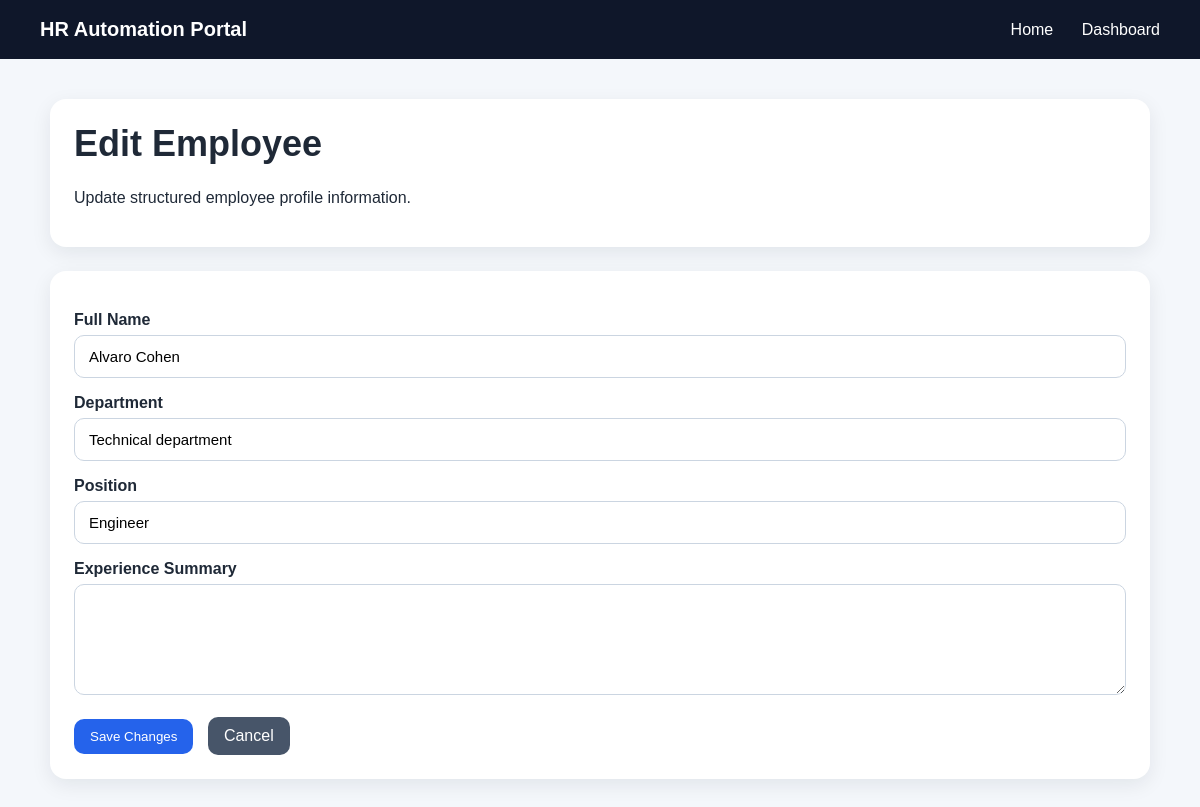
/employees/1/edit, run on the app's committed database.
### app/models.py (models this page shows)
class Employee(Base):
    __tablename__ = "employees"
    id = Column(Integer, primary_key=True, index=True)
    full_name = Column(String(255), nullable=False)
    department = Column(String(255), nullable=False)
    position = Column(String(255), nullable=False)
    experience_summary = Column(Text, nullable=True)
    experiences = relationship(
        "WorkExperience",
        back_populates="employee",
        cascade="all, delete-orphan"
    )
    documents = relationship(
        "Document",
        back_populates="employee",
        cascade="all, delete-orphan"
    )

### app/main.py (the view)
@app.get("/employees/{employee_id}/edit")
def edit_employee_form(
    employee_id: int,
    request: Request,
    db: Session = Depends(get_db)
):
    employee = db.query(Employee).filter(Employee.id == employee_id).first()
    if not employee:
        raise HTTPException(status_code=404, detail="Employee not found")
    return templates.TemplateResponse(
        request=request,
        name="employee_edit.html",
        context={
            "request": request,
            "employee": employee
        }
    )

### app/templates/employee_edit.html (shortened to what this page needs)
{% extends "base.html" %}
{% block content %}
<div class="card">
    <h1>Edit Employee</h1>
    <p>Update structured employee profile information.</p>
</div>
<div class="card">
    <form action="/employees/{{ employee.id }}/edit" method="post">
        <label>Full Name</label>
        <input type="text" name="full_name" value="{{ employee.full_name }}" required>
        <label>Department</label>
        <input type="text" name="department" value="{{ employee.department }}" required>
        <label>Position</label>
        <input type="text" name="position" value="{{ employee.position }}" required>
        <label>Experience Summary</label>
        <textarea name="experience_summary" rows="5">{{ employee.experience_summary or "" }}</textarea>
        <button class="btn" type="submit">Save Changes</button>
        <a class="btn btn-secondary" href="/employees/{{ employee.id }}">Cancel</a>
    </form>
</div>
{% endblock %}

### app/static/style.css (style rules this page uses)
body { margin: 0; font-family: Arial, sans-serif; background: #f4f7fb; color: #1f2937; }
.card { background: white; padding: 24px; border-radius: 16px; box-shadow: 0 6px 20px rgba(15, 23, 42, 0.08); margin-bottom: 24px; }
h1 { margin-top: 0; font-size: 36px; }
.btn { display: inline-block; background: #2563eb; color: white; padding: 10px 16px; border-radius: 10px; text-decoration: none; border: none; cursor: pointer; }
.btn-secondary { background: #475569; }
label { display: block; margin-top: 16px; margin-bottom: 6px; font-weight: 600; }
input[type="text"], textarea { width: 100%; padding: 12px 14px; border: 1px solid #cbd5e1; border-radius: 10px; font-size: 15px; box-sizing: border-box; }
textarea { resize: vertical; }
form .btn { margin-top: 18px; margin-right: 10px; }

### data on the page
Employee: full_name "Alvaro Cohen", department "Technical department", position "Engineer"
